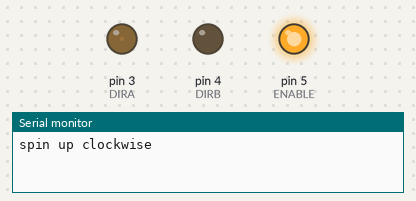
Bench run of a sketch on a simulated Arduino Uno, built with avr-gcc and run on an emulated ATmega328P. On the bench: output pins drawn as LEDs (lit = HIGH), the last lines printed to the serial monitor.

Above: at 0.15 s.
At 1.95 s:
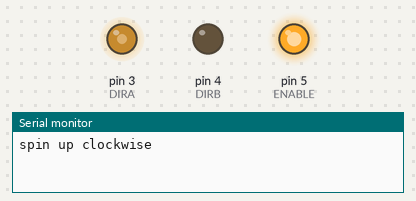
At 2.85 s:
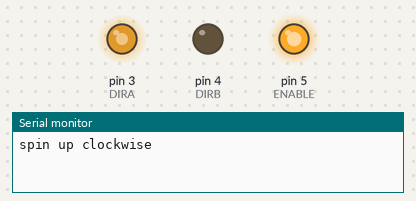
At 9.61 s:
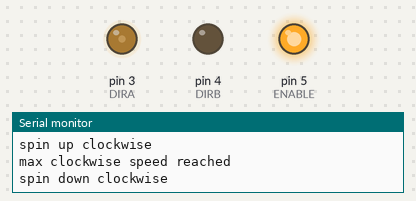
At 27.8 s:
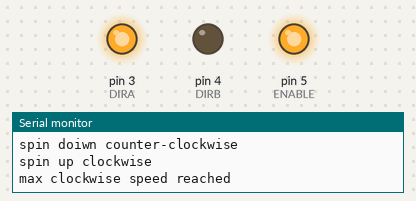
At 37.9 s:
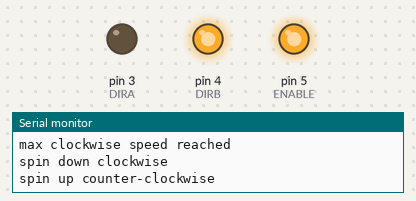
Timing chart, 0 to 39.4 s (numbered marks = the images above):
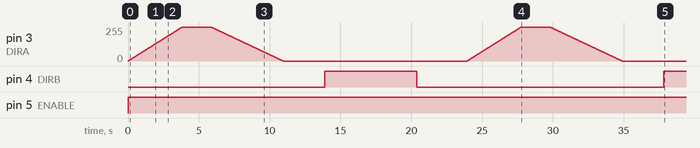

Measured:
- by itself, pin 4 (DIRB): LOW → HIGH at 13.9 s, → LOW 6.5 s later, → HIGH 17.5 s later
- by itself, pin 5 (ENABLE): LOW → HIGH at 0.00 s

The sketch:

sketch_mar22a.ino
```cpp
/* Video Link:
 * https://youtu.be/6N80SaPqaUg
 */

#define ENABLE 5
#define DIRA 3
#define DIRB 4
//int i;

void setup() {
  //---set pin direction
  pinMode(ENABLE,OUTPUT);
  pinMode(DIRA,OUTPUT);
  pinMode(DIRB,OUTPUT);
  Serial.begin(9600);
}

void loop() {
  digitalWrite(ENABLE, HIGH);
  Serial.println("spin up clockwise"); //spinup cw
  for (int i = 0; i < 256; i++) {
    analogWrite(DIRA, i);
    delay(15);
  }
  Serial.println("max clockwise speed reached");
  delay(2000);
  Serial.println("spin down clockwise"); //spinup cw
  for (int i = 255; i >= 0; i--) {
    analogWrite(DIRA, i);
    delay(20);
  }
  delay(1000);
  Serial.println("spin up counter-clockwise"); //spinup ccw
  for (int i = 0; i < 256; i++) {
    analogWrite(DIRB, i);
    delay(15);
  }
  Serial.println("max counter-clockwise speed reached");
  delay(2000);
  Serial.println("spin doiwn counter-clockwise"); //spindown ccw
  for (int i = 255; i >= 0; i--) {
    analogWrite(DIRB, i);
    delay(20);
  }
  delay(1000);
}
```
